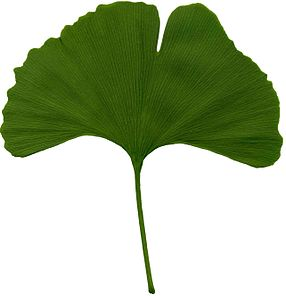
#> input picture plants/haha.jpg, 286 x 296 px; its folder holds only this picture in this run
$ python main.py
#> lines starting #> are read from the running program, lines starting #| are printed output that depends on the picture
### channelsplit.py
import cv2
#import numpy as np
import os


def splitchannel(image, count):
#> called with image = 'plants/haha.jpg', count = 1
    img = cv2.imread(image)
#> img is the input picture: shape (296, 286, 3); mean B, G, R 156.5, 187.5, 174.3
    b, g, r = cv2.split(img)
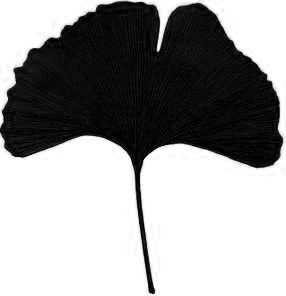
#> b: shape (296, 286); min 0, max 255, mean 156.5
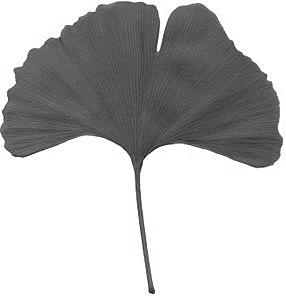
#> g: shape (296, 286); min 16, max 255, mean 187.5
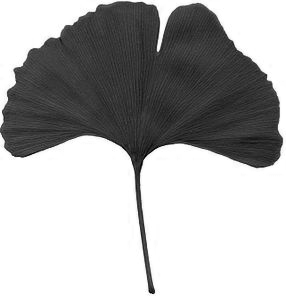
#> r: shape (296, 286); min 0, max 255, mean 174.3

    # Specify filename for each channel e.g. blue: b_00001.jpg
    b_file = "b_" + str(count) + ".jpg"
    g_file = "g_" + str(count) + ".jpg"
    r_file = "r_" + str(count) + ".jpg"

    # Folder Directory
    exportspath = os.path.join(os.path.dirname(__file__), "exports")
    b_export_dir = os.path.join(exportspath, "blue_channel")
    g_export_dir = os.path.join(exportspath, "green_channel")
    r_export_dir = os.path.join(exportspath, "red_channel")

    # Write processed images
    # Todo use os.makedirs(path, exist_ok=true) to premade folder in case there is no folder
    cv2.imwrite(os.path.join(b_export_dir, b_file), b)
    cv2.imwrite(os.path.join(g_export_dir, g_file), g)
    cv2.imwrite(os.path.join(r_export_dir, r_file), r)

### vari.py
import cv2
#import numpy as np
import os


def makevari(image, count):
#> called with image = 'plants/haha.jpg', count = 1
    img = cv2.imread(image)
    b, g, r = cv2.split(img)
    # VARI formula is green - red / green + red - blue
    # Source: http://www.harrisgeospatial.com/docs/BroadbandGreenness.html
    vari = g - r / g + r - b
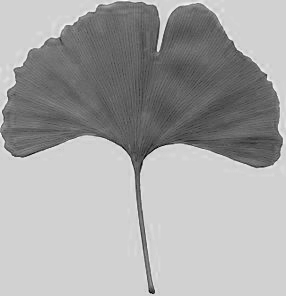
#> vari: shape (296, 286) float64; min 16, max 305, mean 204.5; drawn with min black and max white

    # Specify filename for each channel e.g. blue: b_00001.jpg
    vari_file = "vari_" + str(count) + ".jpg"

    # Folder Directory
    exportspath = os.path.join(os.path.dirname(__file__), "exports", "vari")

    # Write processed images
    # Todo use os.makedirs(path, exist_ok=true) to premade folder in case there is no folder
    cv2.imwrite(os.path.join(exportspath, vari_file), vari)
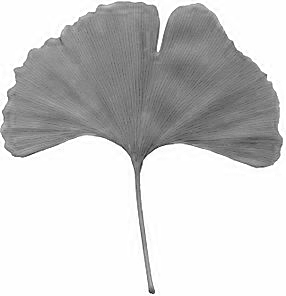
#> saved as vari_1.jpg: shape (296, 286); min 16, max 255, mean 204

### main.py
#import cv2
#import numpy as np
import os
import channelsplit as cs
import vari

filepath = os.path.join(os.path.dirname(__file__), 'plants')


def list_files():
    listoffile = []
    for file in os.listdir(filepath):
        listoffile.append(file)
    return listoffile


def main():
    filecount = 1
    filelist = list_files()
    for file in filelist:
        cs.splitchannel(os.path.join(filepath, file), filecount)
        vari.makevari(os.path.join(filepath, file), filecount)
        filecount = filecount + 1


if __name__ == "__main__":
    main()
